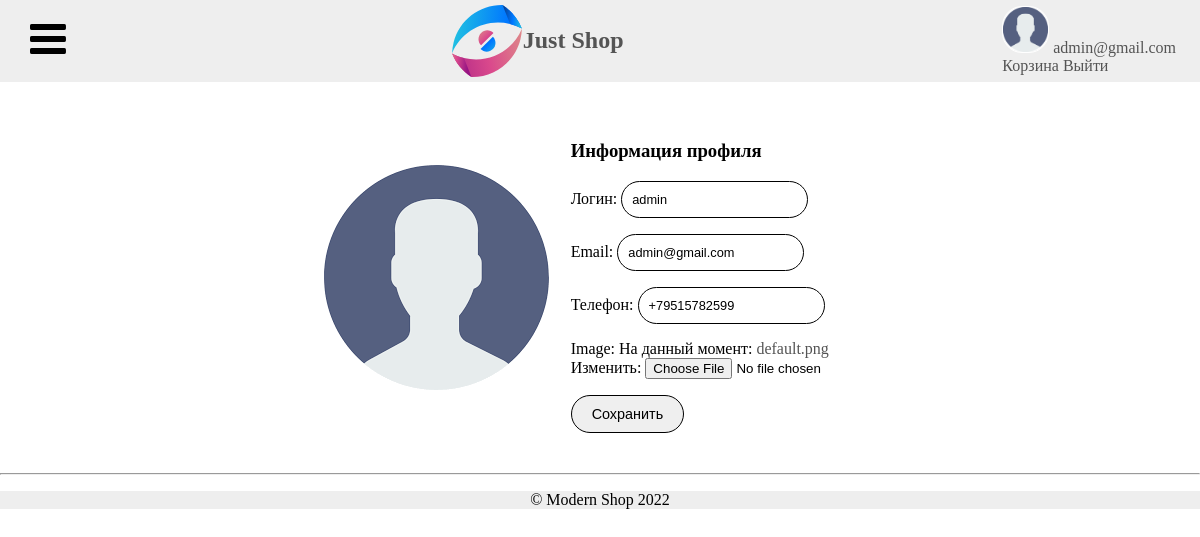
The app's page /auth/1/, older data.
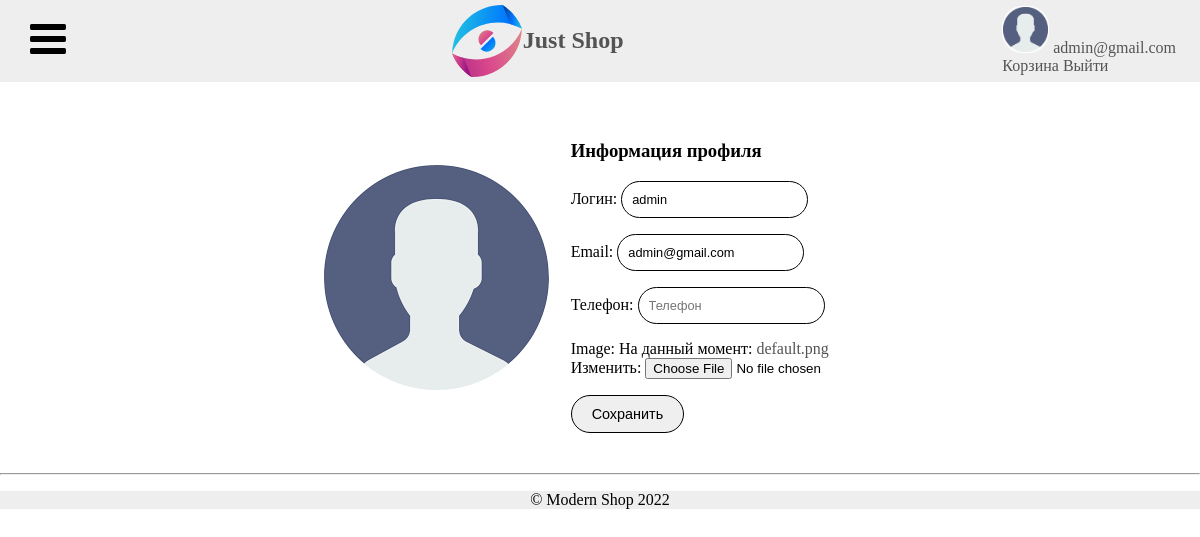
The same page, newer data.
### account/models.py (models this page shows, shortened)
class User(AbstractUser):
    username = models.CharField(blank=True, unique=True, max_length=150, verbose_name='Логин', )
    email = models.EmailField(unique=True, max_length=320, verbose_name='Email', )
    phone = PhoneNumberField(blank=True, null=True, unique=True, verbose_name='Телефон',
                            error_messages={
                                'invalid': "Введите правильный номер телефона +12125552368.",
                                'unique': "Этот номер телефона уже используется."
                            })
    image = models.ImageField(default='default.png', upload_to='avatar')
    USERNAME_FIELD = 'email'
    REQUIRED_FIELDS = ['username']
    class Meta:
        verbose_name = 'Пользователь'
        verbose_name_plural = 'Пользователи'

### account/views.py (the view)
# urls.py: path('<int:pk>/', views.Profile.as_view(), name='profile'),
class Profile(UpdateView):
    model = User
    template_name = 'profile.html'
    success_url = '/auth/{id}'
    form_class = UserUpdateForm
    def get_context_data(self, **kwargs):
        context = super().get_context_data(**kwargs)
        return context

### account/forms.py
class UserUpdateForm(forms.ModelForm):
    class Meta:
        model = User
        fields = ['username', 'email', 'phone', 'image', ]
    def __init__(self, *args, **kwargs):
        super().__init__(*args, **kwargs)
        self.fields['username'].widget.attrs['placeholder'] = 'Логин'
        self.fields['email'].widget.attrs['placeholder'] = 'Email'
        self.fields['phone'].widget.attrs['placeholder'] = 'Телефон'

### shop/context_processors.py (called while the page is built)
def catalog(request):
    return {'catalog': Category.objects.all()}

### account/templates/profile.html (shortened to what this page needs)
{% extends 'base.html' %}
{% load static %}
{% block content %}
    <link rel="stylesheet" type="text/css" href="{% static 'css/profile.css' %}"/>
    <div class="user-data">
        <img class="user-img" src="{{ user.image.url }}">
        <div>
            <h3>Информация профиля</h3>
            <form action="{% url 'profile' pk=user.id %}" method="post" enctype="multipart/form-data">{% csrf_token %}
                {{ form.as_p }}
                <button class="button-update">Сохранить</button>
            </form>
        </div>
    </div>
{% endblock %}

### templates/menu.html (shortened to what this page needs)
{% load static %}
<nav class="nav">
    <div class="nav_menu">
        <img src="{% static 'img/nav.svg' %}" alt="Меню" width="48" height="48">
    </div>
    <a class='navbar-brand' href="{% url 'home' %}">
    <div class="logo">
        <img src="{% static 'img/logo.svg' %}" alt="" width="72" height="72">
        <h1>Just Shop</h1>
    </div>
    </a>
    <div class="user_func">
        {% if user.is_authenticated %}
            <div><a href="{% url 'profile' pk=user.id %}"><img class="user-image" src="{{ user.image.url }}"> {{ user.get_username }}</a></div>
        {% endif %}
        <a role="button" href="{% url 'cart' %}">Корзина</a>
        {% if user.is_authenticated %}
            <a role="button" href="{% url 'logout'%}">Выйти</a>
        {% else %}
            <a role="button" href="{% url 'auth'%}">Войти</a>
        {% endif %}
    </div>
</nav>

Row changes from the older to the newer data that the page shows:
changed User "admin@gmail.com": phone "+79515782599" → (not shown)
